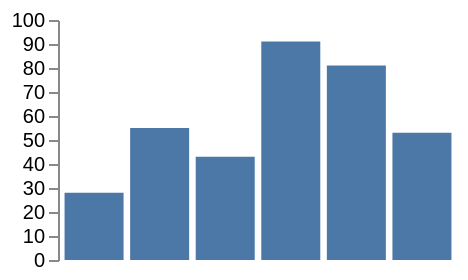

Describe this chart as a Vega-Lite specification.
### Vega specification from a JSON file in a GitHub repository (floating-point values rounded to 4 significant figures)
{"width": 200, "height": 120, "padding": 5, "data": [{"name": "t", "values": [{"a": "Alpha", "b": 28, "c": "x", "d": 1}, {"a": "Bravo", "b": 55, "c": "y", "d": 2}, {"a": "Charlie", "b": 43, "c": "x", "d": 3}, {"a": "Delta", "b": 91, "c": "z", "d": 4}, {"a": "Echo", "b": 81, "c": "y", "d": 5}, {"a": "Foxtrot", "b": 53, "c": "z", "d": 6}]}], "scales": [{"name": "x", "type": "band", "domain": {"data": "t", "field": "a"}, "range": "width", "padding": 0.1}, {"name": "y", "type": "linear", "domain": {"data": "t", "field": "b"}, "range": "height", "nice": true}, {"name": "color", "type": "ordinal", "domain": {"data": "t", "field": "c"}, "range": {"scheme": "category10"}}, {"name": "ramp", "type": "linear", "domain": {"data": "t", "field": "d"}, "range": {"scheme": "blues"}}, {"name": "size", "type": "linear", "domain": {"data": "t", "field": "b"}, "range": [10, 200]}, {"name": "shape", "type": "ordinal", "domain": {"data": "t", "field": "c"}, "range": "symbol"}, {"name": "quant", "type": "quantize", "domain": [0, 100], "range": {"scheme": "greens", "count": 4}}], "marks": [{"type": "rect", "from": {"data": "t"}, "encode": {"enter": {"x": {"scale": "x", "field": "a"}, "width": {"scale": "x", "band": 1}, "y": {"scale": "y", "field": "b"}, "y2": {"scale": "y", "value": 0}}}}], "autosize": {"type": "pad", "resize": true}, "axes": [{"orient": "left", "scale": "y"}]}
